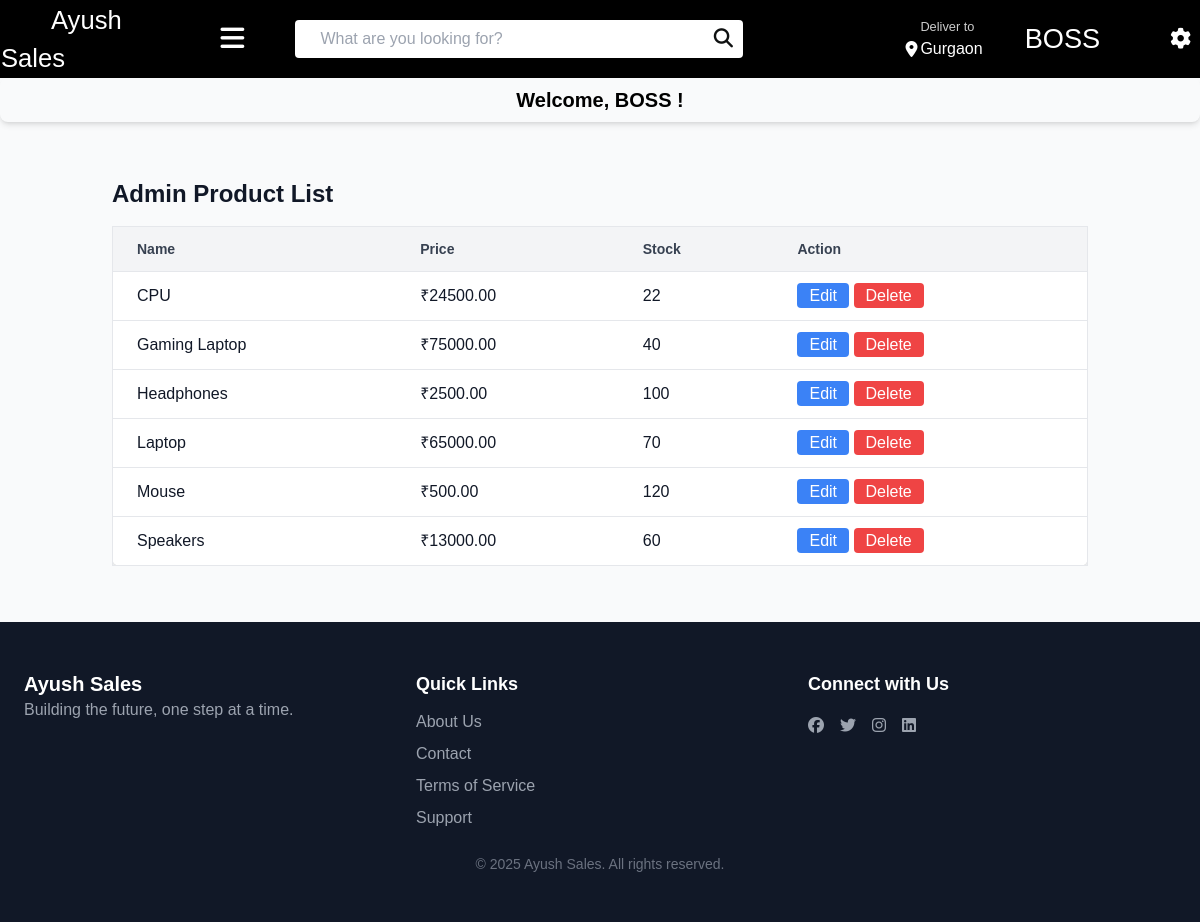
Screenshot of /core/products/ (signed in) with the database file from the repository.
### product_app/models.py (models this page shows, shortened)
class Product(models.Model):
    type = [
        ('Electronics','Electronics'),
        ('Clothing','Clothing'),
        ('Books','Books'),
        ('Toys','Toys'),
        ('Home Furniture','Home Furniture'),
    ]
    name = models.CharField(max_length=100, unique=True)
    descr = models.CharField(max_length=200)
    price = models.DecimalField(max_digits=10, decimal_places=2, default=0.0)
    stock = models.IntegerField(default=0)
    category = models.CharField(max_length=100, choices=type)
    image = models.ImageField(upload_to='uploads/',default=True)
    class Meta:
        ordering = ['name']
        verbose_name = "Product Item"

### core/views.py (the view)
# urls.py: path('products/',views.product_admin,name='product_admin'),
def product_admin(request):
    products = Product.objects.all()
    return render(request, "core/product_admin.html", {"products": products})

### core/templates/core/product_admin.html (shortened to what this page needs)
{% extends 'product_app/base.html' %}
{% load static %}
{% block content %}
<div class="container mx-auto p-6">
    <h1 class="text-2xl font-bold mb-4">Admin Product List</h1>
    <div class="overflow-x-auto">
        <table class="min-w-full bg-white border border-gray-200 shadow-md rounded-lg">
            <thead>
                <tr class="bg-gray-100 border-b">
                    <th class="py-3 px-6 text-left text-sm font-semibold text-gray-700">Name</th>
                    <th class="py-3 px-6 text-left text-sm font-semibold text-gray-700">Price</th>
                    <th class="py-3 px-6 text-left text-sm font-semibold text-gray-700">Stock</th>
                    <th class="py-3 px-6 text-left text-sm font-semibold text-gray-700">Action</th>
                </tr>
            </thead>
            <tbody>
                {% for pro in products %}
                <tr class="border-b hover:bg-gray-50">
                    <td class="py-3 px-6">{{ pro.name }}</td>
                    <td class="py-3 px-6">₹{{ pro.price }}</td>
                    <td class="py-3 px-6">{{ pro.stock }}</td>
                    <td class="py-3 px-6">
                        <a href="{% url 'edit' %}?product_id={{ pro.id }}" class="bg-blue-500 text-white px-3 py-1 rounded hover:bg-blue-600">Edit</a>
                        <a href="{% url 'delete' %}?product_id={{ pro.id }}" class="bg-red-500 text-white px-3 py-1 rounded hover:bg-red-600">Delete</a>
                    </td>
                </tr>
                {% empty %}
                <tr>
                    <td colspan="3" class="text-center py-4 text-gray-500">No products available</td>
                </tr>
                {% endfor %}
            </tbody>
        </table>
    </div>
</div>
{% endblock %}

### product_app/templates/product_app/base.html (shortened to what this page needs)
<!DOCTYPE html>
{% load static %}
<html lang="en">
<head>
    <script src="https://cdn.tailwindcss.com"></script>
    <link rel="stylesheet" href="https://cdnjs.cloudflare.com/ajax/libs/font-awesome/6.7.2/css/all.min.css" />
    <link rel="stylesheet" href="{% static 'style/style.css' %}">
</head>
<body class="bg-gray-50 text-gray-900 font-sans">
    <header>
        <div class="navbar">
            <div class="nav-logo border"><a href="{% url 'home' %}?customer_id={{ customer.id }}">Ayush Sales</a></div>
            <div x-data="{ open: false }" class="relative">
                <button @click="open = !open" class="icon text-white hover:text-blue-400">
                    <i class="fa-solid fa-bars"></i>
                </button>
            </div>
            <form action="{% url 'product_list' %}" method="GET" class="nav-search border">
                <input type="text" name="q" placeholder="What are you looking for?" class="form-control search-input" value="{{ query }}">
                <button type="submit" class="search-icon">
                    <i class="fa-solid fa-magnifying-glass"></i>
                </button>
            </form>
            <div class="nav-address border">
                <p class="add-first">Deliver to </p>
                <div class="add-icon">
                    <i class="fa-solid fa-location-dot"></i>
                    <p class="add-sec">Gurgaon</p>
                </div>
            </div>
            <div class="login-user border">
                {% if user.is_authenticated and user.is_superuser %}
                    <a href="{% url 'logout' %}" > {{ user }} </a>
                {% elif customer %}
                    <a href="{% url 'profile' %}?customer_id={{ customer.id }}" >
                        {{ customer.firstname }} </a>
                {% else %}
                    <a href="{% url 'login' %}" >
                        <i class="fa-solid fa-user"></i>
                    </a>
                {% endif %}
            </div>
            {% if user.is_authenticated and user.is_superuser %}
            <div class="relative inline-block text-left">
                <button id="dropdownButton" class="cart border p-2 rounded-md ">
                    <i class="fa-solid fa-gear"></i>
                </button>
            </div>
            {% endif %}
        </div>
    </header>
            {% if user.is_authenticated and user.is_superuser %}
            <p class="text-center text-xl font-bold text-black px-4 py-2 rounded-lg shadow-md">
                Welcome, BOSS !
            </p>
            {% endif %}
    <main class="p-8">
        {% block content %}
        {% endblock %}
    </main>
    <footer class="bg-gray-900 text-white py-12 px-6">
        <div class="max-w-6xl mx-auto grid grid-cols-1 md:grid-cols-3 gap-6">
            <div>
                <h2 class="text-xl font-bold">Ayush Sales</h2>
                <p class="text-gray-400">Building the future, one step at a time.</p>
            </div>
            <div>
                <h3 class="font-semibold text-lg">Quick Links</h3>
                <ul class="mt-3 space-y-2">
                    <li><a href="{% url 'about' %}?customer_id={{ customer.id }}" class="text-gray-400 hover:text-white">About Us</a></li>
                    <li><a href="{% url 'contact' %}?customer_id={{ customer.id }}" class="text-gray-400 hover:text-white">Contact </a></li>
                    <li><a href="#" class="text-gray-400 hover:text-white">Terms of Service</a></li>
                    <li><a href="#" class="text-gray-400 hover:text-white">Support</a></li>
                </ul>
            </div>
            <div>
                <h3 class="font-semibold text-lg">Connect with Us</h3>
                <div class="flex space-x-4 mt-4">
                    <a href="#" class="text-gray-400 hover:text-blue-400"><i class="fab fa-facebook"></i></a>
                    <a href="#" class="text-gray-400 hover:text-blue-300"><i class="fab fa-twitter"></i></a>
                    <a href="#" class="text-gray-400 hover:text-pink-400"><i class="fab fa-instagram"></i></a>
                    <a href="#" class="text-gray-400 hover:text-blue-600"><i class="fab fa-linkedin"></i></a>
                </div>
            </div>
        </div>
        <p class="text-gray-500 text-sm text-center mt-6">&copy; 2025 Ayush Sales. All rights reserved.</p>
    </footer>
</body>
</html>

### product_app/static/style/style.css (style rules this page uses)
* { margin: 0; font-family: Arial; border: border-box; }
.border { border: 2px solid transparent; }
.navbar { background-color:black ; height: 78px; color: #ffffff; display: flex; align-items: center; }
.icon { margin: 40px; font-size: 1.7rem; }
.nav-logo a { color: white; margin: 50px; font-size: 1.6rem; margin-right: 40px; text-decoration: none; }
.nav-search { color: #0F1111; display: flex; height: 40px; width:450px; border-radius: 4px; margin: 10px; }
.search-input { width: 500px; font-size: 1rem; border: none; padding: 11px 20px 11px 25px; border-top-left-radius: 4px; border-bottom-left-radius: 4px; }
.search-icon { width: 50px; border: none; display: flex; justify-content: center; align-items: center; font-size: 1.2rem; background-color:#ffffff ; border-bottom-right-radius: 4px; border-top-right-radius: 4px; color: #0F1111; }
.nav-address { margin-left: 150px; }
.add-first { color:#cccccc ; font-size: 0.8rem; margin-left: 15px; }
.add-sec { font-size: 1rem; margin-left:3px; }
.add-icon { display: flex; align-items: center; }
.login-user { margin-left: 40px; font-size: 1.7rem; }
.cart { margin-left: 60px; font-size: 1.3rem; }

### rows the page displays
Product: name "CPU", price "24500.00", stock "22"
Product: name "Gaming Laptop", price "75000.00", stock "40"
Product: name "Headphones", price "2500.00", stock "100"
Product: name "Laptop", price "65000.00", stock "70"
Product: name "Mouse", price "500.00", stock "120"
Product: name "Speakers", price "13000.00", stock "60"

### other values shown
{{ user }} "BOSS"
